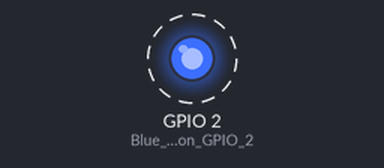
A sketch run on a simulated ESP32. Parts: output pins drawn as LEDs (lit = HIGH). Dashed ring = blinking. What the sketch prints to the serial monitor is not drawn.

Above: at 0.2 s.
Timing chart, 0 to 3.0 s (numbered marks = the images above):
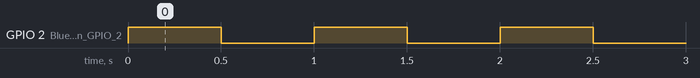

Measured:
- by itself, GPIO 2 (Blue_LED_on_GPIO_2): alternates HIGH for 0.50 s and LOW for 0.50 s

The sketch:

first_blink.ino
```cpp
void setup() {
  pinMode(2, OUTPUT);  // Blue LED on GPIO 2
  Serial.begin(115200);
  Serial.println("ESP32 is alive on COM6!");
}

void loop() {
  digitalWrite(2, HIGH);
  delay(500);
  digitalWrite(2, LOW);
  delay(500);
  Serial.println("Blink!");
}
```
